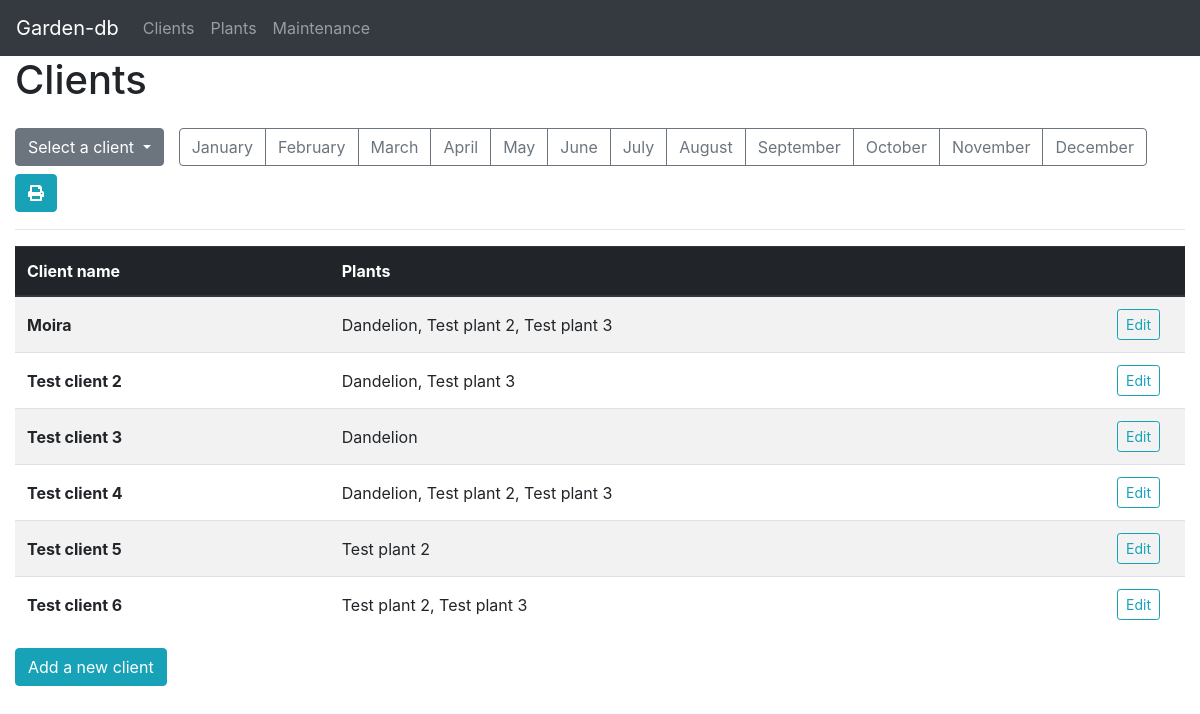
The app's page /clients with its own data.
### tables this page shows
CREATE TABLE clients (cid INTEGER PRIMARY KEY, name TEXT NOT NULL);

### app.py (the view, shortened to what this page needs)
@app.route("/clients", methods=["GET", "POST"])
def clients():
    with dbc.DBConnection() as c:
        return render_template("clients.html", data=c.load_sql_client_data(),
                               plant_list=c.load_sql_plant_data(), months=months)

### dbc/__init__.py (called while the page is built)
    def __exit__(self, exc_type, exc_value, tb):
        if tb is None:
            self.con.commit()
            self.con.close()
            self.con = None
            self.cur = None
            return True
        else:
            self.con.rollback()
            self.con.close()
            traceback.print_exception(exc_type, exc_value, tb)
            raise BadRequest()

    def execute(self, *args):
        self.cur.execute(*args)
        self.con.commit()

    def perform(self, *args):
        self.cur.execute(*args)

    def fetchall(self):
        return self.cur.fetchall()

    def select_clients(self, cid=None):
        if cid is not None:
            self.execute("SELECT * FROM clients WHERE cid=?", (cid,))
        else:
            self.execute("SELECT * FROM clients")
        return self.fetchall()

    def select_plants(self, pid=None):
        if pid is not None:
            self.execute("SELECT * FROM plants WHERE pid=?", (pid,))
        else:
            self.execute("SELECT * FROM plants")
        return self.fetchall()

    def load_sql_client_data(self, cid=None):
        return [Client(row[1], cid=row[0],
                       plants=self.select_pc_links(cid=row[0])) for row in self.select_clients(cid)]

    def load_sql_plant_data(self, pid=None):
        return [Plant(row[1], row[2], row[3], pid=row[0],
                      jobs=self.select_jp_links(pid=row[0])) for row in self.select_plants(pid)]

    def select_pc_links(self, cid=None, pid=None):
        if cid is not None:
            self.execute("SELECT plants.* FROM client_plant_junction "
                         "INNER JOIN plants ON plants.pid=client_plant_junction.pid "
                         "WHERE cid=?", (cid,))
            return [Plant(row[1], row[2], row[3], pid=row[0],
                          jobs=self.select_jp_links(pid=row[0])) for row in self.fetchall()]
        elif pid is not None:
            self.execute("SELECT clients.* FROM client_plant_junction "
                         "INNER JOIN clients ON clients.cid=client_plant_junction"
                         "WHERE pid=?", (pid,))
            return [Client(row[1], cid=row[0], plants=self.select_pc_links(cid=row[0])) for row in self.fetchall()]
        else:
            self.execute("SELECT * FROM client_plant_junction")
            return self.fetchall()

### sorting/__init__.py (called while the page is built)
def dt_from_month(month):
    return dt.strptime(month, '%B')

### templates/clients.html (shortened to what this page needs)
{% extends "page.html" %}
{% set title = "Clients" %}
{% set pagetype = "client" %}
{% block extras %}
<div class="row mt-3 justify-content-start d-print-none">
    <div class="col col-auto mb-2 pr-0 order-first">
        <div class="btn-group">
            <button class="btn btn-secondary dropdown-toggle" type="button" data-toggle="dropdown">
                Select a client
            </button>
        </div>
    </div>
    <div class="col mb-2 order-lg-last order-xl-6">
        <div class="btn-group d-none d-lg-inline-flex">
            {% for month in months %}
            <button class="btn btn-outline-secondary" data-toggle="collapse" data-target="#collapse-{{ month }}">{{ month }}</button>
            {% endfor %}
        </div>
    </div>
    <div class="col col-xl-auto mb-2 align-self-center order-lg-6 order-xl-last">
        <div class="float-right">
            <button type="button" class="btn btn-info" onclick="print();"><i class="fas fa-print"></i></button>
        </div>
    </div>
</div>
<div class="row mb-2">
    <div class="col">
    </div>
</div>
<div class="row d-print-none">
    <div class="col">
        <hr class="mt-0">
    </div>
</div>
{% endblock %}
{% block thead %}
<th scope="col">Client name</th>
<th scope="col">Plants</th>
<th scope="col" style="width: 80px"></th>
{% endblock %}
{% block tbody %}
{% for client in data %}
<tr>
    <th scope="row">{{ client.name }}</th>
    <td>{{ client.plants|map(attribute='name')|join(', ') }}</td>
    <td><button type="button" class="btn btn-outline-info btn-sm" data-toggle="modal"
                id="edit-client-{{ client.id }}" data-target="#popup-div-edit-{{ client.id }}">Edit</button></td>
</tr>
{% endfor %}
{% endblock %}

### templates/base.html (style rules this page uses)
.table th, .table td { vertical-align: middle!important; }

### records on screen
clients: name "Moira", plants|map "Dandelion, Test plant 2, Test plant 3"
clients: name "Test client 2", plants|map "Dandelion, Test plant 3"
clients: name "Test client 3", plants|map "Dandelion"
clients: name "Test client 4", plants|map "Dandelion, Test plant 2, Test plant 3"
clients: name "Test client 5", plants|map "Test plant 2"
clients: name "Test client 6", plants|map "Test plant 2, Test plant 3"

### other values on screen
{{ title }} "Clients"
{{ month }} "January" "February" "March" "April" "May" "June" "July" "August" "September" "October" "November" "December"
{{ pagetype }} "client"
